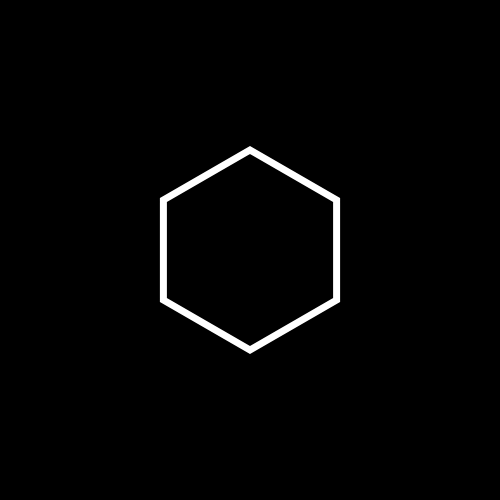
Frame 1 (no input)
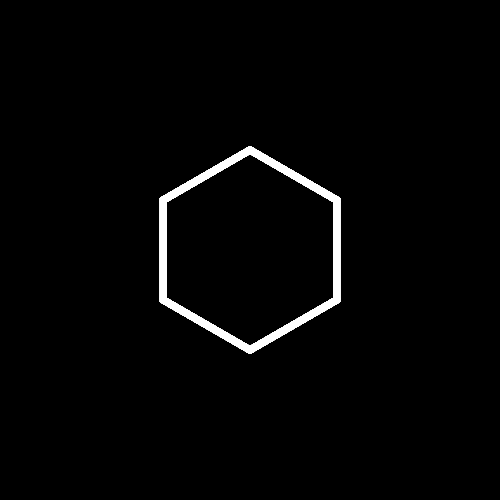
Frame 60 (no input)
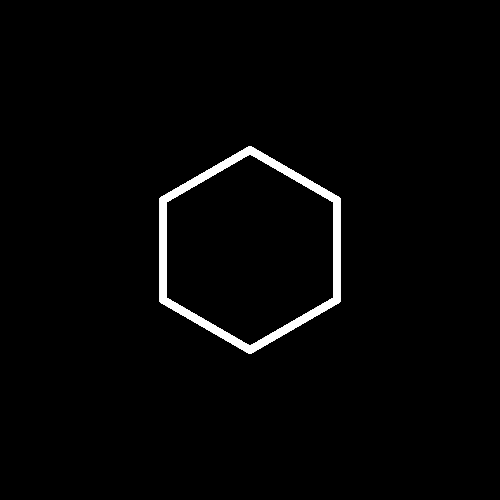
Frame 120 (the mouse pressed at the canvas centre since frame 60)

The p5.js sketch that drew these frames (run headless with seeded random() and noise() and a simulated clock; from frame 60 on, the mouse is pressed at the canvas centre):

// p5.js sketch
// ── sketch.js

function setup() {
    createCanvas(500, 500);
    background(0);
}

function draw() {
    var r = 100;
    var cx = width / 2;
    var cy = height / 2;
    noFill();
    stroke(255);
    strokeWeight(7);
    beginShape();
    for ( var i = 0; i <= TWO_PI; i += PI / 3) {
        var x = cx + r * sin(i);
        var y = cy + r * cos(i);
        vertex(x, y)
    }
    endShape(CLOSE);
}
